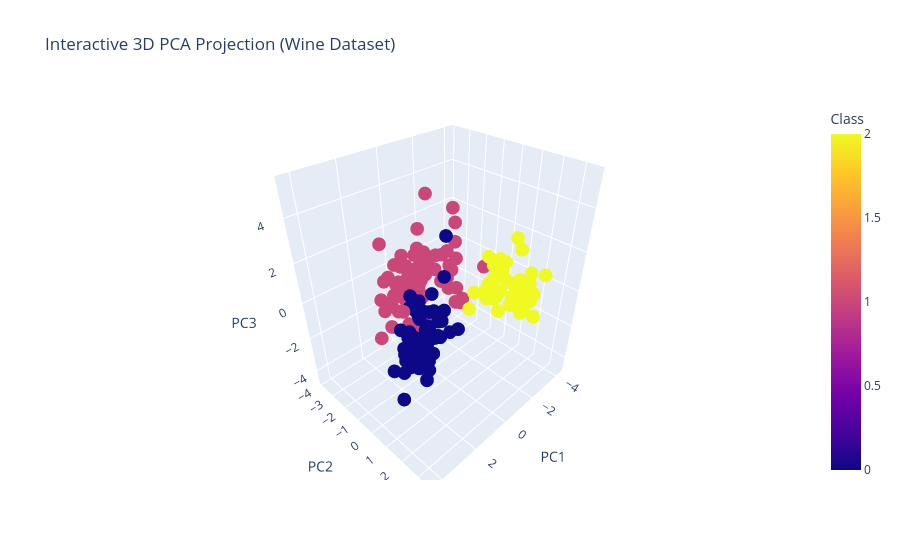

Write notebook code for a chart like this one.
### Code cell
import plotly.express as px
from sklearn.decomposition import PCA

# PCA
pca_3 = PCA(n_components=3)
X_pca_3 = pca_3.fit_transform(X_scaled)

# Create DataFrame for Plotly
import pandas as pd

df_pca = pd.DataFrame(
    X_pca_3,
    columns=["PC1", "PC2", "PC3"]
)
df_pca["Class"] = y

# Interactive 3D Plot
fig = px.scatter_3d(
    df_pca,
    x="PC1",
    y="PC2",
    z="PC3",
    color="Class",
    title="Interactive 3D PCA Projection (Wine Dataset)"
)

fig.show()

### Figure 1 — Plotly figure (JSON) as saved in the notebook; plotly's stock layout.template omitted (floating-point values rounded to 4 significant figures; data arrays with more than 128 entries replaced by an {"elided": "..."} marker saying what was removed)
{"data": [{"hovertemplate": "PC1=%{x}<br>PC2=%{y}<br>PC3=%{z}<br>Class=%{marker.color}<extra></extra>", "legendgroup": "", "marker": {"color": {"elided": "178 int values"}, "coloraxis": "coloraxis", "symbol": "circle"}, "mode": "markers", "name": "", "scene": "scene", "showlegend": false, "type": "scatter3d", "x": {"elided": "178 float values"}, "y": {"elided": "178 float values"}, "z": {"elided": "178 float values"}}], "layout": {"coloraxis": {"colorbar": {"title": {"text": "Class"}}, "colorscale": [[0, "#0d0887"], [0.1111, "#46039f"], [0.2222, "#7201a8"], [0.3333, "#9c179e"], [0.4444, "#bd3786"], [0.5556, "#d8576b"], [0.6667, "#ed7953"], [0.7778, "#fb9f3a"], [0.8889, "#fdca26"], [1, "#f0f921"]]}, "legend": {"tracegroupgap": 0}, "scene": {"domain": {"x": [0, 1], "y": [0, 1]}, "xaxis": {"title": {"text": "PC1"}}, "yaxis": {"title": {"text": "PC2"}}, "zaxis": {"title": {"text": "PC3"}}}, "title": {"text": "Interactive 3D PCA Projection (Wine Dataset)"}}}
